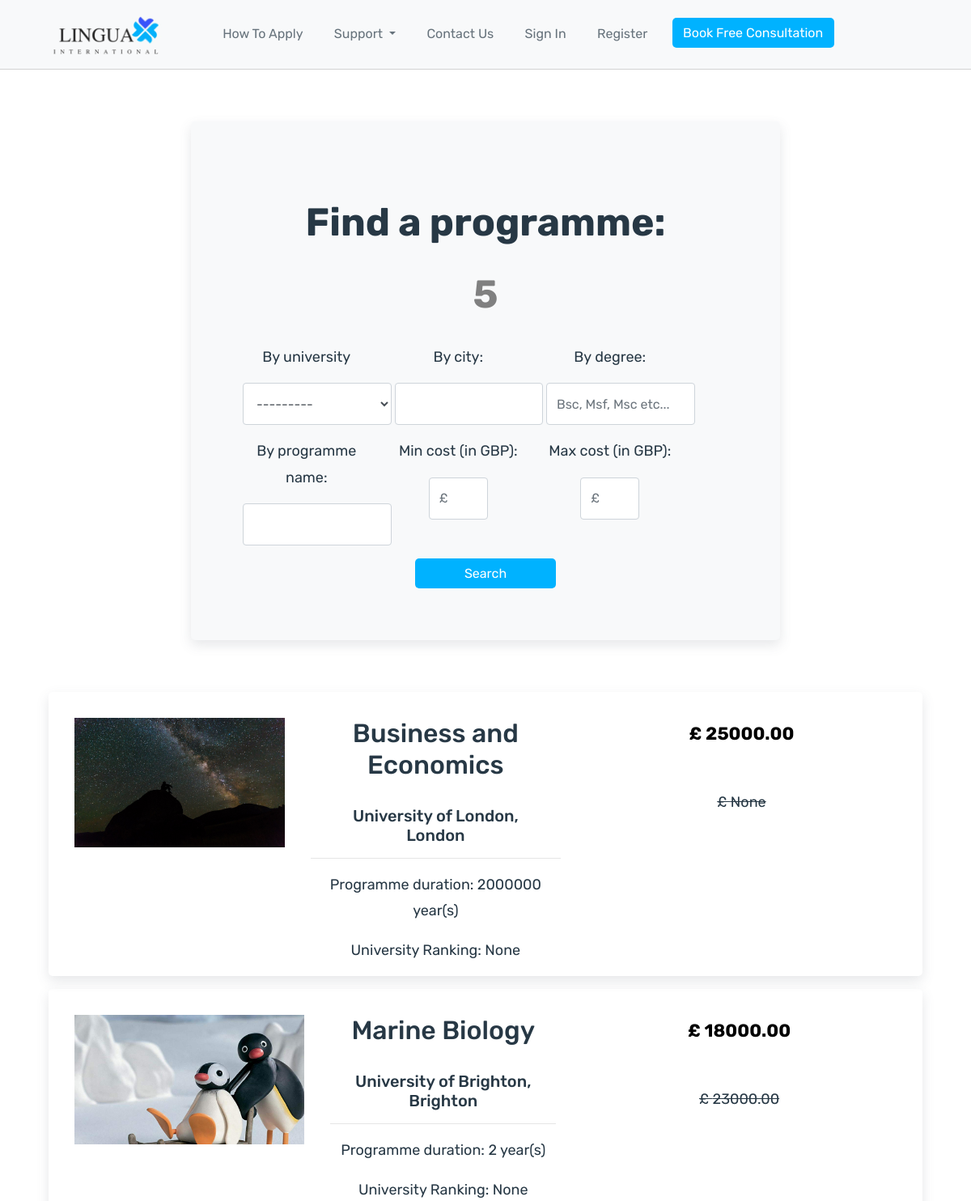
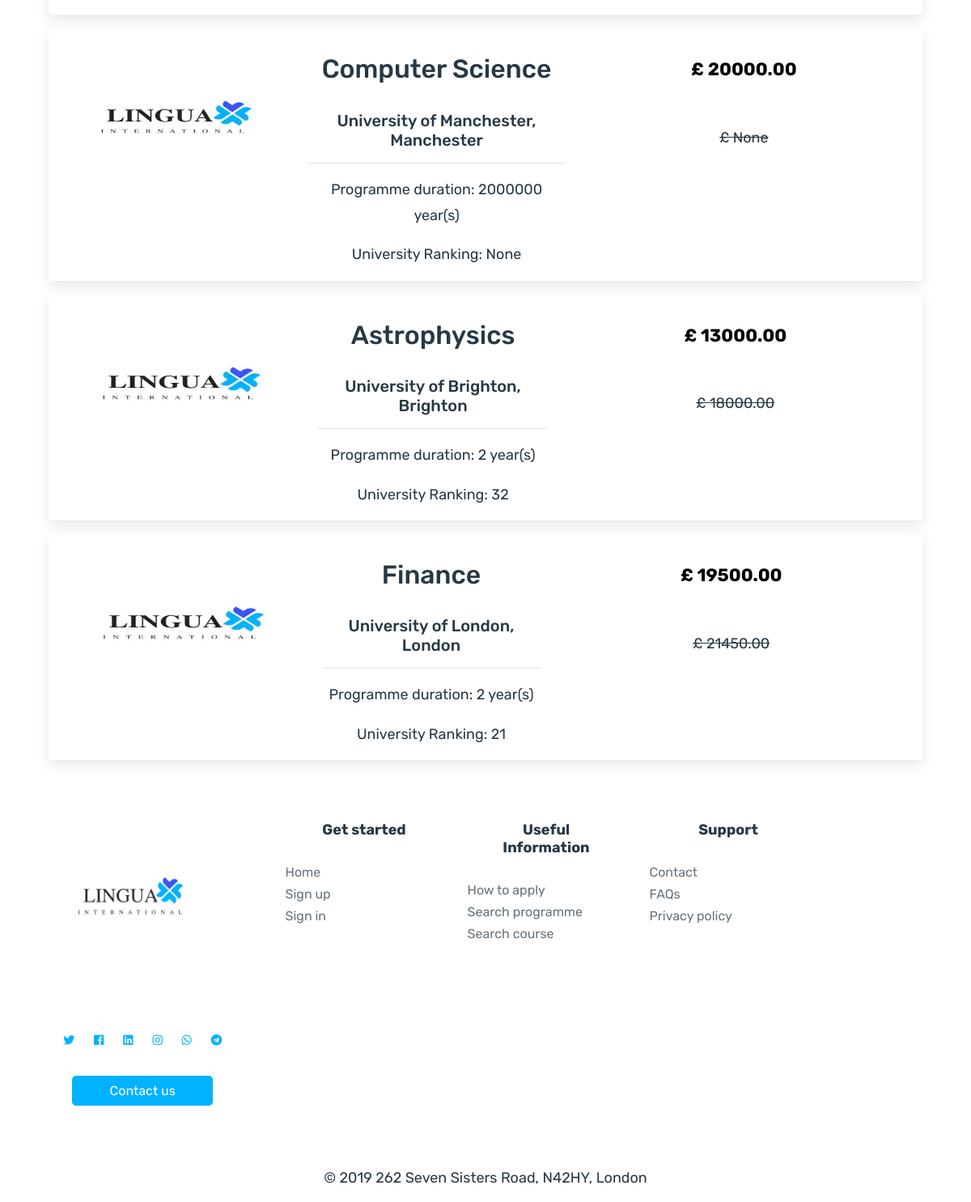
The page /search_programme/ on the database its author committed (2 pictures, top to bottom).
### lingua/models.py (models this page shows, shortened)
class Programme(models.Model):
    university = models.ForeignKey('lingua.University', on_delete=models.CASCADE, related_name='universities')
    image = models.ImageField(default='LinguaLogo.jpg', upload_to='university_img')
    name = models.CharField(max_length=140, null=True)
    address_link = models.URLField(null=True)
    address = models.CharField(max_length=140, null=True)
    coordinate_lat = models.DecimalField(max_digits=7, decimal_places=4, null=True)
    coordinate_long = models.DecimalField(max_digits=7, decimal_places=4, null=True)
    programme_url = models.URLField(null=True)
    duration = models.IntegerField(null=True)
    ranking = models.CharField(max_length=140, null=True)
    start_date = models.DateField(null=True)
    award = models.CharField(max_length=140, null=True)
    level = models.CharField(max_length=140, null=True)
    description = models.TextField(null=True)
    attendance = models.CharField(max_length=140, null=True)
    learning_mode = models.CharField(max_length=140, null=True)
    original_cost = models.DecimalField(max_digits=7, decimal_places=2, null=True, blank=True)
    discount_cost = models.DecimalField(max_digits=7, decimal_places=2, null=True, blank=True)

class University(models.Model):
    name = models.CharField(max_length=140)
    city = models.CharField(max_length=140)
    university_url = models.URLField(null=True)
    def __str__(self):
        return self.name

### lingua/views.py (the view)
# urls.py: url(r'^search_programme/$', views.search_programme, name='search_programme'),
def search_programme(request):
    programs_list = Programme.objects.all()
    programs_filter = ProgrammeFilter(request.GET, queryset=programs_list)
    filtered_qs = filters.ProgrammeFilter(
                      request.GET,
                      queryset=Programme.objects.all()
                  ).qs
    paginator = Paginator(filtered_qs, 20)
    page = request.GET.get('page')
    try:
        programs = paginator.page(page)
    except PageNotAnInteger:
        programs = paginator.page(1)
    except EmptyPage:
        programs = paginator.page(paginator.num_pages)
    return render(
        request,
        'lingua_templates/search/search_form_programme.html',
        {'programs': programs, 'filter': programs_filter}
    )

### lingua/templates/lingua_templates/search/search_form_programme.html (shortened to what this page needs)
{% extends "lingua_templates/header.html" %}
{% load static %}
{% load widget_tweaks %}
{% block content %}
{% include "lingua_templates/inc/navbar.html" %}
<form id="search-form-programme" class="bg-light" method="get">
  <div class="well">
    <h1>Find a programme:</h1>
    <h1 style="color:grey;">{{ filter.qs.count }}</h1>
    <div class="row">
      <div class="form-group col-sm-4 col-md-3">
        <p>By university</p>
        {% render_field filter.form.university class="form-control" %}
      </div>
      <div class="form-group col-sm-4 col-md-3">
        <p>By city: </p>
        {% render_field filter.form.university__city class="form-control" %}
      </div>
      <div class="form-group col-sm-4 col-md-3">
        <p>By degree: </p>
        {% render_field filter.form.award class="form-control" placeholder="Bsc, Msf, Msc etc..." %}
      </div>
      <div class="form-group col-sm-4 col-md-3">
        <p>By programme name: </p>
        {% render_field filter.form.name class="form-control" %}
      </div>
      <div class="form-group form-sm col-sm-4 col-md-3">
        <p>Min cost (in GBP): </p>
        {% render_field filter.form.min_cost class="form-control" placeholder="£" %}
      </div>
      <div class="form-group form-sm col-sm-4 col-md-3">
        <p>Max cost (in GBP): </p>
        {% render_field filter.form.max_cost class="form-control" placeholder="£" %}
      </div>
    </div>
    <button type="submit" class="btn btn-primary">
       Search
    </button>
  </div>
</form>
{% for programme in programs %}
  <a href="{{ programme.id }}" class="card-result">
    <div class="search-result">
      <div class="lingua-card">
        <img src="{{ programme.image.url }}" alt="english language course" class="lingua-image">
        <div class="lingua-info">
          <h2>{{ programme.name }}</h2>
          <h5>{{ programme.university }}, {{ programme.university.city }}</h5>
          <hr>
          <p>Programme duration: {{ programme.duration }} year(s)</p>
          <p>University Ranking: {{ programme.ranking }}</p>
        </div>
        <div class="lingua-cost">
          {% if programme.discount_cost %}
            <p class="card-price discount-cost" style="padding:2rem;"> £ {{ programme.discount_cost }}</p>
            <p class="card-price original-cost">£ {{ programme.original_cost }}</p>
          {% else %}
          <p class="card-price discount-cost" style="padding:2rem;"> £ {{ programme.original_cost }}</p>
          {% endif %}
        </div>
      </div>
    </div>
  </a>
  {% empty %}
  <h1>Sorry, we could not find what you were looking for</h1>
  <h4>Try with a more general search or <a style="text-decoration:none;" href="#">contact us</a></h4>
{% endfor %}
{% include "lingua_templates/inc/footer.html" %}
{% endblock %}

### rows shown on the page
Programme: image (picture), name "Business and Economics", university "University of London", university.city "London", duration "2000000", ranking "None", discount_cost "25000.00", original_cost "None"
Programme: image (picture), name "Marine Biology", university "University of Brighton", university.city "Brighton", duration "2", ranking "None", discount_cost "18000.00", original_cost "23000.00"
Programme: image (picture), name "Computer Science", university "University of Manchester", university.city "Manchester", duration "2000000", ranking "None", discount_cost "20000.00", original_cost "None"
Programme: image (picture), name "Astrophysics", university "University of Brighton", university.city "Brighton", duration "2", ranking "32", discount_cost "13000.00", original_cost "18000.00"
Programme: image (picture), name "Finance", university "University of London", university.city "London", duration "2", ranking "21", discount_cost "19500.00", original_cost "21450.00"

### other values the page prints
{{ filter.qs.count }} "5"
